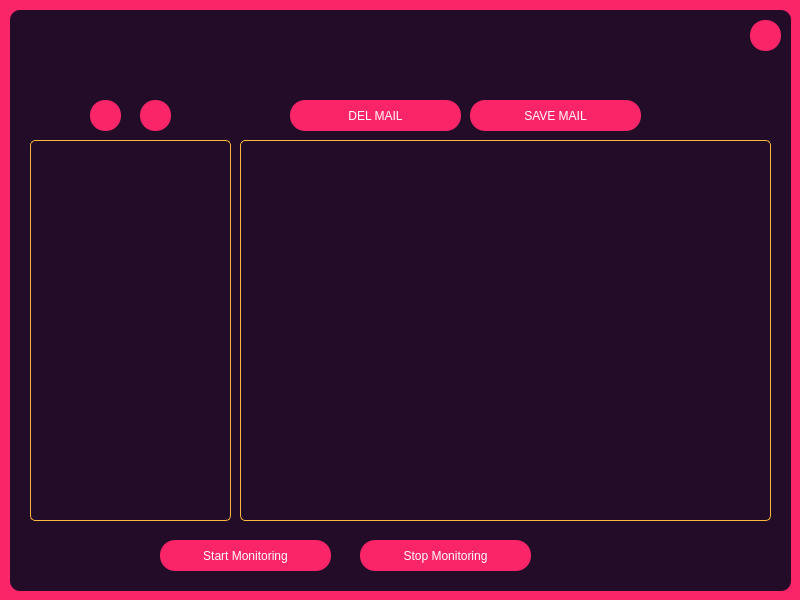
<?xml version="1.0" encoding="UTF-8"?>
<ui version="4.0">
 <class>HokusGuardMainWindow</class>
 <widget class="QMainWindow" name="HokusGuardMainWindow">
  <property name="geometry">
   <rect>
    <x>0</x>
    <y>0</y>
    <width>800</width>
    <height>600</height>
   </rect>
  </property>
  <property name="minimumSize">
   <size>
    <width>800</width>
    <height>600</height>
   </size>
  </property>
  <property name="maximumSize">
   <size>
    <width>800</width>
    <height>600</height>
   </size>
  </property>
  <property name="windowTitle">
   <string>HokusGuard - the better guard</string>
  </property>
  <property name="windowIcon">
   <iconset resource="general.qrc">
    <normaloff>:/images/potter.svg</normaloff>:/images/potter.svg</iconset>
  </property>
  <property name="styleSheet">
   <string notr="true">QMainWindow
{
	background-color:#fa2569;
}

QMessageBox 
{
    background-color: #220c28;
}

QMessageBox QLabel 
{
    	background-color:rgba(0, 0, 0,0);
	border: 1px solid grey;
	border-color:#220c28;
	border-radius: 5px;
	color:white;
}

QMessageBox QPushButton
{
	border-radius:15px;
	border: 1px solid grey;
	border-color:#fa2569;
	background-color:#220c28;
	color:white;
}

QMessageBox QPushButton::hover
{
	border-radius:15px;
	border: 1px solid grey;
	border-color:#feb83d;
	background-color:#220c28;
	color:white;
}</string>
  </property>
  <widget class="QWidget" name="centralwidget">
   <widget class="QFrame" name="mainframe">
    <property name="geometry">
     <rect>
      <x>10</x>
      <y>10</y>
      <width>781</width>
      <height>581</height>
     </rect>
    </property>
    <property name="styleSheet">
     <string notr="true">QPushButton
{
	border-radius:15px;
	background-color:#fa2569;
	color:white;
}

QPushButton:hover
{
	border-radius:15px;
	background-color:#feb83d;
	color:black;
}

QListWidget
{
	background-color:rgba(0, 0, 0,0);
	border: 1px solid grey;
	border-color:#feb83d;
	border-radius: 5px;
	color:white;
}

#mainframe
{
	background-color:#220c28;
	border-radius:10px;
}

</string>
    </property>
    <property name="frameShape">
     <enum>QFrame::StyledPanel</enum>
    </property>
    <property name="frameShadow">
     <enum>QFrame::Raised</enum>
    </property>
    <widget class="QPushButton" name="startGuard_pushButton">
     <property name="geometry">
      <rect>
       <x>150</x>
       <y>530</y>
       <width>171</width>
       <height>31</height>
      </rect>
     </property>
     <property name="text">
      <string>Start Monitoring</string>
     </property>
    </widget>
    <widget class="QPushButton" name="addMailPass_pushButton">
     <property name="geometry">
      <rect>
       <x>80</x>
       <y>90</y>
       <width>31</width>
       <height>31</height>
      </rect>
     </property>
     <property name="text">
      <string/>
     </property>
     <property name="icon">
      <iconset resource="general.qrc">
       <normaloff>:/images/plus.svg</normaloff>:/images/plus.svg</iconset>
     </property>
     <property name="iconSize">
      <size>
       <width>30</width>
       <height>30</height>
      </size>
     </property>
    </widget>
    <widget class="QPushButton" name="deleteMailPass_pushButton">
     <property name="geometry">
      <rect>
       <x>130</x>
       <y>90</y>
       <width>31</width>
       <height>31</height>
      </rect>
     </property>
     <property name="text">
      <string/>
     </property>
     <property name="icon">
      <iconset resource="general.qrc">
       <normaloff>:/images/minus.svg</normaloff>:/images/minus.svg</iconset>
     </property>
     <property name="iconSize">
      <size>
       <width>30</width>
       <height>30</height>
      </size>
     </property>
    </widget>
    <widget class="QPushButton" name="stopGuard_pushButton">
     <property name="geometry">
      <rect>
       <x>350</x>
       <y>530</y>
       <width>171</width>
       <height>31</height>
      </rect>
     </property>
     <property name="text">
      <string>Stop Monitoring</string>
     </property>
    </widget>
    <widget class="QListWidget" name="mail_listWidget">
     <property name="geometry">
      <rect>
       <x>230</x>
       <y>130</y>
       <width>531</width>
       <height>381</height>
      </rect>
     </property>
    </widget>
    <widget class="QPushButton" name="saveMail_pushButton">
     <property name="geometry">
      <rect>
       <x>460</x>
       <y>90</y>
       <width>171</width>
       <height>31</height>
      </rect>
     </property>
     <property name="text">
      <string>SAVE MAIL</string>
     </property>
    </widget>
    <widget class="QPushButton" name="deleteMail_pushButton">
     <property name="geometry">
      <rect>
       <x>280</x>
       <y>90</y>
       <width>171</width>
       <height>31</height>
      </rect>
     </property>
     <property name="text">
      <string>DEL MAIL</string>
     </property>
    </widget>
    <widget class="QListWidget" name="mailpass_listWidget">
     <property name="geometry">
      <rect>
       <x>20</x>
       <y>130</y>
       <width>201</width>
       <height>381</height>
      </rect>
     </property>
    </widget>
    <widget class="QPushButton" name="settings_pushButton">
     <property name="geometry">
      <rect>
       <x>740</x>
       <y>10</y>
       <width>31</width>
       <height>31</height>
      </rect>
     </property>
     <property name="text">
      <string/>
     </property>
     <property name="icon">
      <iconset resource="general.qrc">
       <normaloff>:/images/settings.svg</normaloff>:/images/settings.svg</iconset>
     </property>
     <property name="iconSize">
      <size>
       <width>30</width>
       <height>30</height>
      </size>
     </property>
    </widget>
   </widget>
  </widget>
 </widget>
 <resources>
  <include location="general.qrc"/>
 </resources>
 <connections/>
</ui>
